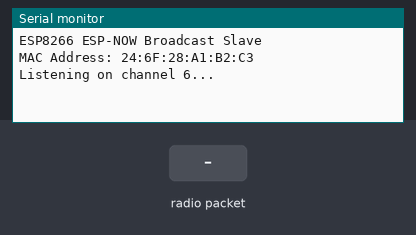
This sketch was run on a simulated ESP8266 (NodeMCU). Shown: the last lines printed to the serial monitor. The inputs (shaded band) are chosen by the test bench.

Above: at 1.2 s.
1.3 s: radio packet "1" arrives
At 2.1 s:
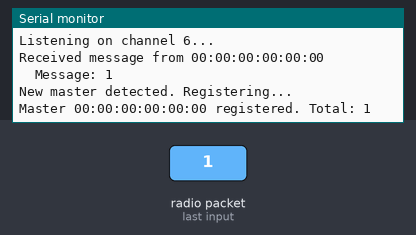
2.8 s: radio packet "0" arrives
At 3.2 s:
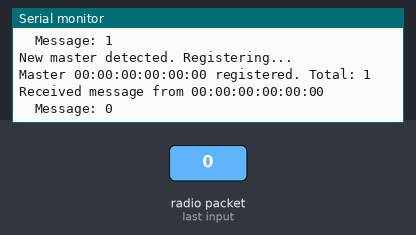
4.3 s: radio packet "2" arrives
At 5.5 s:
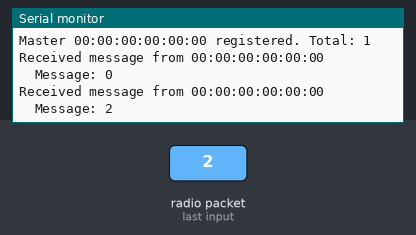

Measured:
- after the input at 1.3 s, the serial monitor: prints a new line at once (image 1)
- after the input at 2.8 s, the serial monitor: prints a new line at once (image 2)
- after the input at 4.3 s, the serial monitor: prints a new line at once (image 3)

The sketch:

SLAVE.ino
```cpp
#include <ESP8266WiFi.h>
extern "C" {
  #include <espnow.h>
}

/* Definitions */
#define WIFI_CHANNEL 6

/* Global Variables */
std::vector<uint8_t*> masterList;

/* Callback: When data is received */
void onDataReceive(uint8_t *mac, uint8_t *data, uint8_t len) {
  char macStr[18];
  snprintf(macStr, sizeof(macStr), "%02X:%02X:%02X:%02X:%02X:%02X",
           mac[0], mac[1], mac[2], mac[3], mac[4], mac[5]);

  Serial.printf("Received message from %s\n", macStr);
  Serial.printf("  Message: %.*s\n", len, data);

  // Check if it's a new master
  bool known = false;
  for (auto &storedMac : masterList) {
    if (memcmp(mac, storedMac, 6) == 0) {
      known = true;
      break;
    }
  }

  if (!known) {
    Serial.println("New master detected. Registering...");

    // Allocate memory and store MAC
    uint8_t* newMac = new uint8_t[6];
    memcpy(newMac, mac, 6);
    masterList.push_back(newMac);

    // Add peer (even for broadcast; this step is optional for receiving only)
    esp_now_add_peer(mac, ESP_NOW_ROLE_COMBO, WIFI_CHANNEL, NULL, 0);
    Serial.printf("Master %s registered. Total: %d\n", macStr, masterList.size());
  }
}

void setup() {
  Serial.begin(115200);

  // Set Wi-Fi to station mode and set channel
  WiFi.mode(WIFI_STA);
  wifi_promiscuous_enable(0);
  wifi_set_channel(WIFI_CHANNEL);

  Serial.println("ESP8266 ESP-NOW Broadcast Slave");
  Serial.print("MAC Address: ");
  Serial.println(WiFi.macAddress());
  Serial.printf("Listening on channel %d...\n", WIFI_CHANNEL);

  // Initialize ESP-NOW
  if (esp_now_init() != 0) {
    Serial.println("Error initializing ESP-NOW");
    return;
  }

  // Set receive callback
  esp_now_set_self_role(ESP_NOW_ROLE_COMBO);
  esp_now_register_recv_cb(onDataReceive);
}

void loop() {
  static unsigned long lastPrint = 0;
  if (millis() - lastPrint > 10000) {
    lastPrint = millis();
    Serial.printf("Registered masters: %d\n", masterList.size());
    for (size_t i = 0; i < masterList.size(); ++i) {
      uint8_t *mac = masterList[i];
      Serial.printf("  Master %zu: %02X:%02X:%02X:%02X:%02X:%02X\n", i,
                    mac[0], mac[1], mac[2], mac[3], mac[4], mac[5]);
    }
  }

  delay(100);
}
```
